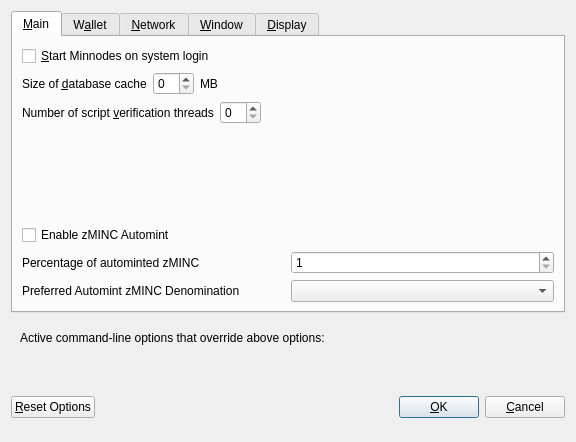
<?xml version="1.0" encoding="UTF-8"?>
<ui version="4.0">
 <class>OptionsDialog</class>
 <widget class="QDialog" name="OptionsDialog">
  <property name="geometry">
   <rect>
    <x>0</x>
    <y>0</y>
    <width>576</width>
    <height>442</height>
   </rect>
  </property>
  <property name="windowTitle">
   <string>Options</string>
  </property>
  <property name="modal">
   <bool>true</bool>
  </property>
  <layout class="QVBoxLayout" name="verticalLayout">
   <item>
    <widget class="QTabWidget" name="tabWidget">
     <property name="currentIndex">
      <number>0</number>
     </property>
     <widget class="QWidget" name="tabMain">
      <attribute name="title">
       <string>&amp;Main</string>
      </attribute>
      <layout class="QVBoxLayout" name="verticalLayout_Main">
       <item>
        <widget class="QCheckBox" name="bitcoinAtStartup">
         <property name="toolTip">
          <string>Automatically start Minnodes after logging in to the system.</string>
         </property>
         <property name="text">
          <string>&amp;Start Minnodes on system login</string>
         </property>
        </widget>
       </item>
       <item>
        <layout class="QHBoxLayout" name="horizontalLayout_2_Main">
         <item>
          <widget class="QLabel" name="databaseCacheLabel">
           <property name="text">
            <string>Size of &amp;database cache</string>
           </property>
           <property name="textFormat">
            <enum>Qt::PlainText</enum>
           </property>
           <property name="buddy">
            <cstring>databaseCache</cstring>
           </property>
          </widget>
         </item>
         <item>
          <widget class="QSpinBox" name="databaseCache"/>
         </item>
         <item>
          <widget class="QLabel" name="databaseCacheUnitLabel">
           <property name="text">
            <string>MB</string>
           </property>
           <property name="textFormat">
            <enum>Qt::PlainText</enum>
           </property>
          </widget>
         </item>
         <item>
          <spacer name="horizontalSpacer_2_Main">
           <property name="orientation">
            <enum>Qt::Horizontal</enum>
           </property>
           <property name="sizeHint" stdset="0">
            <size>
             <width>40</width>
             <height>20</height>
            </size>
           </property>
          </spacer>
         </item>
        </layout>
       </item>
       <item>
        <layout class="QHBoxLayout" name="horizontalLayout_3_Main">
         <item>
          <widget class="QLabel" name="threadsScriptVerifLabel">
           <property name="text">
            <string>Number of script &amp;verification threads</string>
           </property>
           <property name="textFormat">
            <enum>Qt::PlainText</enum>
           </property>
           <property name="buddy">
            <cstring>threadsScriptVerif</cstring>
           </property>
          </widget>
         </item>
         <item>
          <widget class="QSpinBox" name="threadsScriptVerif">
           <property name="toolTip">
            <string>(0 = auto, &lt;0 = leave that many cores free)</string>
           </property>
          </widget>
         </item>
         <item>
          <spacer name="horizontalSpacer_3_Main">
           <property name="orientation">
            <enum>Qt::Horizontal</enum>
           </property>
           <property name="sizeHint" stdset="0">
            <size>
             <width>40</width>
             <height>20</height>
            </size>
           </property>
          </spacer>
         </item>
        </layout>
       </item>
       <item>
        <spacer name="verticalSpacer_2">
         <property name="orientation">
          <enum>Qt::Vertical</enum>
         </property>
         <property name="sizeHint" stdset="0">
          <size>
           <width>20</width>
           <height>40</height>
          </size>
         </property>
        </spacer>
       </item>
       <item>
        <widget class="QCheckBox" name="checkBoxZeromintEnable">
         <property name="toolTip">
          <string>Enable automatic minting of MINC units to zMINC</string>
         </property>
         <property name="layoutDirection">
          <enum>Qt::LeftToRight</enum>
         </property>
         <property name="text">
          <string>Enable zMINC Automint</string>
         </property>
        </widget>
       </item>
       <item>
        <layout class="QHBoxLayout" name="horizontalLayout_3">
         <item>
          <widget class="QLabel" name="percentage_label">
           <property name="toolTip">
            <string>Percentage of incoming MINC which get automatically converted to zMINC via Zerocoin Protocol (min: 10%)</string>
           </property>
           <property name="text">
            <string>Percentage of autominted zMINC</string>
           </property>
          </widget>
         </item>
         <item>
          <widget class="QSpinBox" name="zeromintPercentage">
           <property name="minimum">
            <number>1</number>
           </property>
           <property name="maximum">
            <number>100</number>
           </property>
          </widget>
         </item>
        </layout>
       </item>
       <item>
        <layout class="QHBoxLayout" name="horizontalLayout" stretch="0,0">
         <property name="sizeConstraint">
          <enum>QLayout::SetFixedSize</enum>
         </property>
         <item>
          <widget class="QLabel" name="labelPreferredDenom">
           <property name="maximumSize">
            <size>
             <width>16777215</width>
             <height>16777215</height>
            </size>
           </property>
           <property name="toolTip">
            <string>Wait with automatic conversion to Zerocoin until enough MINC for this denomination is available</string>
           </property>
           <property name="text">
            <string>Preferred Automint zMINC Denomination</string>
           </property>
          </widget>
         </item>
         <item>
          <widget class="QComboBox" name="preferredDenom">
           <property name="maximumSize">
            <size>
             <width>16777215</width>
             <height>27</height>
            </size>
           </property>
           <property name="toolTip">
            <string>Wait with automatic conversion to Zerocoin until enough MINC for this denomination is available</string>
           </property>
           <property name="maxVisibleItems">
            <number>9</number>
           </property>
           <property name="maxCount">
            <number>9</number>
           </property>
          </widget>
         </item>
        </layout>
       </item>
      </layout>
     </widget>
     <widget class="QWidget" name="tabWallet">
      <attribute name="title">
       <string>W&amp;allet</string>
      </attribute>
      <layout class="QVBoxLayout" name="verticalLayout_Wallet">
       <item>
        <layout class="QHBoxLayout" name="horizontalLayout_2_Wallet">
         <item>
          <widget class="QLabel" name="labelStakeSplitThresholdText">
           <property name="text">
            <string>Stake split threshold:</string>
           </property>
          </widget>
         </item>
         <item>
          <widget class="QSpinBox" name="spinBoxStakeSplitThreshold">
           <property name="minimum">
            <number>1</number>
           </property>
           <property name="maximum">
            <number>999999</number>
           </property>
          </widget>
         </item>
        </layout>
       </item>
       <item>
        <widget class="QGroupBox" name="groupBox">
         <property name="title">
          <string>Expert</string>
         </property>
         <layout class="QVBoxLayout" name="verticalLayout_2">
          <item>
           <widget class="QCheckBox" name="coinControlFeatures">
            <property name="toolTip">
             <string>Whether to show coin control features or not.</string>
            </property>
            <property name="text">
             <string>Enable coin &amp;control features</string>
            </property>
           </widget>
          </item>
          <item>
           <widget class="QCheckBox" name="showMasternodesTab">
            <property name="toolTip">
             <string>Show additional tab listing all your masternodes in first sub-tab&lt;br/&gt;and all masternodes on the network in second sub-tab.</string>
            </property>
            <property name="text">
             <string>Show Masternodes Tab</string>
            </property>
           </widget>
          </item>
          <item>
           <widget class="QCheckBox" name="spendZeroConfChange">
            <property name="toolTip">
             <string>If you disable the spending of unconfirmed change, the change from a transaction&lt;br/&gt;cannot be used until that transaction has at least one confirmation.&lt;br/&gt;This also affects how your balance is computed.</string>
            </property>
            <property name="text">
             <string>&amp;Spend unconfirmed change</string>
            </property>
           </widget>
          </item>
         </layout>
        </widget>
       </item>
       <item>
        <spacer name="verticalSpacer_Wallet">
         <property name="orientation">
          <enum>Qt::Vertical</enum>
         </property>
         <property name="sizeHint" stdset="0">
          <size>
           <width>20</width>
           <height>40</height>
          </size>
         </property>
        </spacer>
       </item>
      </layout>
     </widget>
     <widget class="QWidget" name="tabNetwork">
      <attribute name="title">
       <string>&amp;Network</string>
      </attribute>
      <layout class="QVBoxLayout" name="verticalLayout_Network">
       <item>
        <widget class="QCheckBox" name="mapPortUpnp">
         <property name="toolTip">
          <string>Automatically open the Minnodes client port on the router. This only works when your router supports UPnP and it is enabled.</string>
         </property>
         <property name="text">
          <string>Map port using &amp;UPnP</string>
         </property>
        </widget>
       </item>
       <item>
        <widget class="QCheckBox" name="allowIncoming">
         <property name="toolTip">
          <string>Accept connections from outside</string>
         </property>
         <property name="text">
          <string>Allow incoming connections</string>
         </property>
        </widget>
       </item>
       <item>
        <widget class="QCheckBox" name="connectSocks">
         <property name="toolTip">
          <string>Connect to the Minnodes network through a SOCKS5 proxy.</string>
         </property>
         <property name="text">
          <string>&amp;Connect through SOCKS5 proxy (default proxy):</string>
         </property>
        </widget>
       </item>
       <item>
        <layout class="QHBoxLayout" name="horizontalLayout_1_Network">
         <item>
          <widget class="QLabel" name="proxyIpLabel">
           <property name="text">
            <string>Proxy &amp;IP:</string>
           </property>
           <property name="textFormat">
            <enum>Qt::PlainText</enum>
           </property>
           <property name="buddy">
            <cstring>proxyIp</cstring>
           </property>
          </widget>
         </item>
         <item>
          <widget class="QValidatedLineEdit" name="proxyIp">
           <property name="minimumSize">
            <size>
             <width>140</width>
             <height>0</height>
            </size>
           </property>
           <property name="maximumSize">
            <size>
             <width>140</width>
             <height>16777215</height>
            </size>
           </property>
           <property name="toolTip">
            <string>IP address of the proxy (e.g. IPv4: 127.0.0.1 / IPv6: ::1)</string>
           </property>
          </widget>
         </item>
         <item>
          <widget class="QLabel" name="proxyPortLabel">
           <property name="text">
            <string>&amp;Port:</string>
           </property>
           <property name="textFormat">
            <enum>Qt::PlainText</enum>
           </property>
           <property name="buddy">
            <cstring>proxyPort</cstring>
           </property>
          </widget>
         </item>
         <item>
          <widget class="QLineEdit" name="proxyPort">
           <property name="minimumSize">
            <size>
             <width>55</width>
             <height>0</height>
            </size>
           </property>
           <property name="maximumSize">
            <size>
             <width>55</width>
             <height>16777215</height>
            </size>
           </property>
           <property name="toolTip">
            <string>Port of the proxy (e.g. 9050)</string>
           </property>
          </widget>
         </item>
         <item>
          <spacer name="horizontalSpacer_1_Network">
           <property name="orientation">
            <enum>Qt::Horizontal</enum>
           </property>
           <property name="sizeHint" stdset="0">
            <size>
             <width>40</width>
             <height>20</height>
            </size>
           </property>
          </spacer>
         </item>
        </layout>
       </item>
       <item>
        <spacer name="verticalSpacer_Network">
         <property name="orientation">
          <enum>Qt::Vertical</enum>
         </property>
         <property name="sizeHint" stdset="0">
          <size>
           <width>20</width>
           <height>40</height>
          </size>
         </property>
        </spacer>
       </item>
      </layout>
     </widget>
     <widget class="QWidget" name="tabWindow">
      <attribute name="title">
       <string>&amp;Window</string>
      </attribute>
      <layout class="QVBoxLayout" name="verticalLayout_Window">
       <item>
        <widget class="QCheckBox" name="minimizeToTray">
         <property name="toolTip">
          <string>Show only a tray icon after minimizing the window.</string>
         </property>
         <property name="text">
          <string>&amp;Minimize to the tray instead of the taskbar</string>
         </property>
        </widget>
       </item>
       <item>
        <widget class="QCheckBox" name="minimizeOnClose">
         <property name="toolTip">
          <string>Minimize instead of exit the application when the window is closed. When this option is enabled, the application will be closed only after selecting Quit in the menu.</string>
         </property>
         <property name="text">
          <string>M&amp;inimize on close</string>
         </property>
        </widget>
       </item>
       <item>
        <spacer name="verticalSpacer_Window">
         <property name="orientation">
          <enum>Qt::Vertical</enum>
         </property>
         <property name="sizeHint" stdset="0">
          <size>
           <width>20</width>
           <height>40</height>
          </size>
         </property>
        </spacer>
       </item>
      </layout>
     </widget>
     <widget class="QWidget" name="tabDisplay">
      <attribute name="title">
       <string>&amp;Display</string>
      </attribute>
      <layout class="QVBoxLayout" name="verticalLayout_Display">
       <item>
        <layout class="QHBoxLayout" name="horizontalLayout_1_Display">
         <item>
          <widget class="QLabel" name="langLabel">
           <property name="text">
            <string>User Interface &amp;language:</string>
           </property>
           <property name="textFormat">
            <enum>Qt::PlainText</enum>
           </property>
           <property name="buddy">
            <cstring>lang</cstring>
           </property>
          </widget>
         </item>
         <item>
          <widget class="QValueComboBox" name="lang">
           <property name="toolTip">
            <string>The user interface language can be set here. This setting will take effect after restarting Minnodes.</string>
           </property>
          </widget>
         </item>
        </layout>
       </item>
       <item>
        <widget class="QLabel" name="label_3">
         <property name="toolTip">
          <string notr="true"/>
         </property>
         <property name="statusTip">
          <string notr="true"/>
         </property>
         <property name="whatsThis">
          <string notr="true"/>
         </property>
         <property name="accessibleName">
          <string notr="true"/>
         </property>
         <property name="text">
          <string>Language missing or translation incomplete? Help contributing translations here:
https://www.transifex.com/minnodes-project/minnodes-project-translations</string>
         </property>
         <property name="wordWrap">
          <bool>true</bool>
         </property>
         <property name="openExternalLinks">
          <bool>true</bool>
         </property>
         <property name="textInteractionFlags">
          <set>Qt::TextBrowserInteraction</set>
         </property>
        </widget>
       </item>
       <item>
        <layout class="QHBoxLayout" name="horizontalLayout_4_Display" stretch="0,0">
         <item>
          <widget class="QLabel" name="themeLabel">
           <property name="text">
            <string>User Interface Theme:</string>
           </property>
          </widget>
         </item>
         <item>
          <widget class="QValueComboBox" name="theme"/>
         </item>
        </layout>
       </item>
       <item>
        <widget class="Line" name="line">
         <property name="orientation">
          <enum>Qt::Horizontal</enum>
         </property>
        </widget>
       </item>
       <item>
        <layout class="QHBoxLayout" name="horizontalLayout_2_Display">
         <item>
          <widget class="QLabel" name="unitLabel">
           <property name="text">
            <string>&amp;Unit to show amounts in:</string>
           </property>
           <property name="textFormat">
            <enum>Qt::PlainText</enum>
           </property>
           <property name="buddy">
            <cstring>unit</cstring>
           </property>
          </widget>
         </item>
         <item>
          <widget class="QValueComboBox" name="unit">
           <property name="toolTip">
            <string>Choose the default subdivision unit to show in the interface and when sending coins.</string>
           </property>
          </widget>
         </item>
        </layout>
       </item>
       <item>
        <layout class="QHBoxLayout" name="horizontalLayout_5_Display">
         <item>
          <widget class="QLabel" name="digitsLabel">
           <property name="text">
            <string>Decimal digits</string>
           </property>
          </widget>
         </item>
         <item>
          <widget class="QValueComboBox" name="digits"/>
         </item>
        </layout>
       </item>
       <item>
        <widget class="QCheckBox" name="checkBoxHideZeroBalances">
         <property name="toolTip">
          <string>Hide empty balances</string>
         </property>
         <property name="layoutDirection">
          <enum>Qt::LeftToRight</enum>
         </property>
         <property name="text">
          <string>Hide empty balances</string>
         </property>
        </widget>
       </item>
       <item>
        <layout class="QHBoxLayout" name="horizontalLayout_3_Display">
         <item>
          <widget class="QLabel" name="thirdPartyTxUrlsLabel">
           <property name="toolTip">
            <string>Third party URLs (e.g. a block explorer) that appear in the transactions tab as context menu items. %s in the URL is replaced by transaction hash. Multiple URLs are separated by vertical bar |.</string>
           </property>
           <property name="text">
            <string>Third party transaction URLs</string>
           </property>
           <property name="buddy">
            <cstring>thirdPartyTxUrls</cstring>
           </property>
          </widget>
         </item>
         <item>
          <widget class="QLineEdit" name="thirdPartyTxUrls">
           <property name="toolTip">
            <string>Third party URLs (e.g. a block explorer) that appear in the transactions tab as context menu items. %s in the URL is replaced by transaction hash. Multiple URLs are separated by vertical bar |.</string>
           </property>
          </widget>
         </item>
        </layout>
       </item>
       <item>
        <spacer name="verticalSpacer">
         <property name="orientation">
          <enum>Qt::Vertical</enum>
         </property>
         <property name="sizeHint" stdset="0">
          <size>
           <width>20</width>
           <height>40</height>
          </size>
         </property>
        </spacer>
       </item>
      </layout>
     </widget>
    </widget>
   </item>
   <item>
    <widget class="QFrame" name="frame">
     <layout class="QVBoxLayout" name="verticalLayout_Bottom">
      <item>
       <layout class="QHBoxLayout" name="horizontalLayout_Bottom">
        <item>
         <widget class="QLabel" name="overriddenByCommandLineInfoLabel">
          <property name="text">
           <string>Active command-line options that override above options:</string>
          </property>
          <property name="textFormat">
           <enum>Qt::PlainText</enum>
          </property>
         </widget>
        </item>
        <item>
         <spacer name="horizontalSpacer_Bottom">
          <property name="orientation">
           <enum>Qt::Horizontal</enum>
          </property>
          <property name="sizeHint" stdset="0">
           <size>
            <width>40</width>
            <height>20</height>
           </size>
          </property>
         </spacer>
        </item>
       </layout>
      </item>
      <item>
       <widget class="QLabel" name="overriddenByCommandLineLabel">
        <property name="text">
         <string/>
        </property>
        <property name="textFormat">
         <enum>Qt::PlainText</enum>
        </property>
        <property name="wordWrap">
         <bool>true</bool>
        </property>
       </widget>
      </item>
     </layout>
    </widget>
   </item>
   <item>
    <layout class="QHBoxLayout" name="horizontalLayout_Buttons">
     <item>
      <widget class="QPushButton" name="resetButton">
       <property name="toolTip">
        <string>Reset all client options to default.</string>
       </property>
       <property name="text">
        <string>&amp;Reset Options</string>
       </property>
       <property name="autoDefault">
        <bool>false</bool>
       </property>
      </widget>
     </item>
     <item>
      <spacer name="horizontalSpacer_1">
       <property name="orientation">
        <enum>Qt::Horizontal</enum>
       </property>
       <property name="sizeHint" stdset="0">
        <size>
         <width>40</width>
         <height>48</height>
        </size>
       </property>
      </spacer>
     </item>
     <item>
      <widget class="QLabel" name="statusLabel">
       <property name="minimumSize">
        <size>
         <width>200</width>
         <height>0</height>
        </size>
       </property>
       <property name="font">
        <font>
         <weight>75</weight>
         <bold>true</bold>
        </font>
       </property>
       <property name="text">
        <string/>
       </property>
       <property name="textFormat">
        <enum>Qt::PlainText</enum>
       </property>
       <property name="wordWrap">
        <bool>true</bool>
       </property>
      </widget>
     </item>
     <item>
      <spacer name="horizontalSpacer_2">
       <property name="orientation">
        <enum>Qt::Horizontal</enum>
       </property>
       <property name="sizeHint" stdset="0">
        <size>
         <width>40</width>
         <height>48</height>
        </size>
       </property>
      </spacer>
     </item>
     <item>
      <widget class="QPushButton" name="okButton">
       <property name="text">
        <string>&amp;OK</string>
       </property>
       <property name="autoDefault">
        <bool>false</bool>
       </property>
       <property name="default">
        <bool>true</bool>
       </property>
      </widget>
     </item>
     <item>
      <widget class="QPushButton" name="cancelButton">
       <property name="text">
        <string>&amp;Cancel</string>
       </property>
       <property name="autoDefault">
        <bool>false</bool>
       </property>
      </widget>
     </item>
    </layout>
   </item>
  </layout>
 </widget>
 <customwidgets>
  <customwidget>
   <class>QValidatedLineEdit</class>
   <extends>QLineEdit</extends>
   <header>qvalidatedlineedit.h</header>
  </customwidget>
  <customwidget>
   <class>QValueComboBox</class>
   <extends>QComboBox</extends>
   <header>qvaluecombobox.h</header>
  </customwidget>
 </customwidgets>
 <resources/>
 <connections/>
</ui>
